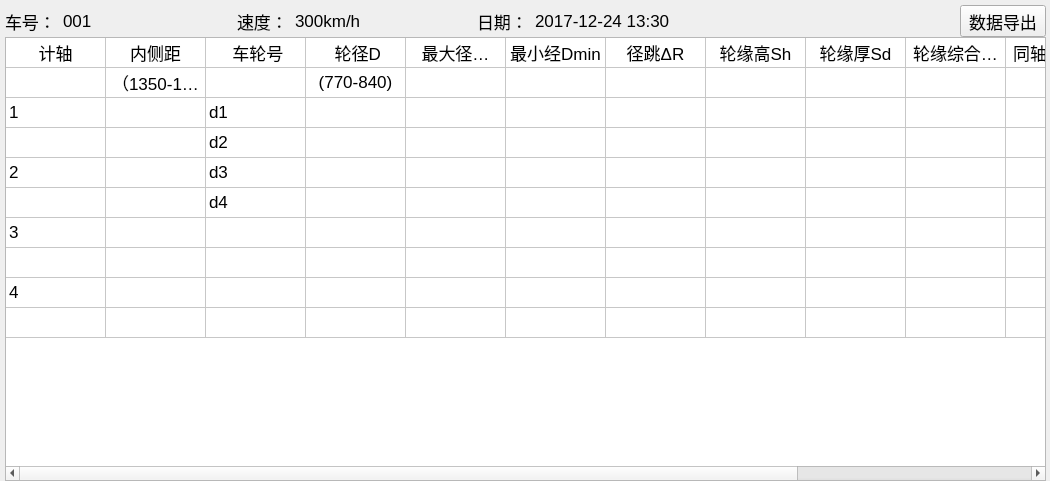
<?xml version="1.0" encoding="UTF-8"?>
<ui version="4.0">
 <class>DlgTrainTable</class>
 <widget class="QDialog" name="DlgTrainTable">
  <property name="geometry">
   <rect>
    <x>0</x>
    <y>0</y>
    <width>1050</width>
    <height>481</height>
   </rect>
  </property>
  <property name="windowTitle">
   <string>列车数据</string>
  </property>
  <widget class="QWidget" name="verticalLayoutWidget">
   <property name="geometry">
    <rect>
     <x>0</x>
     <y>0</y>
     <width>1051</width>
     <height>481</height>
    </rect>
   </property>
   <layout class="QVBoxLayout" name="mainLayout" stretch="1,4">
    <property name="spacing">
     <number>0</number>
    </property>
    <property name="leftMargin">
     <number>5</number>
    </property>
    <property name="topMargin">
     <number>5</number>
    </property>
    <property name="rightMargin">
     <number>5</number>
    </property>
    <item>
     <layout class="QHBoxLayout" name="horizontalLayout" stretch="1,1,2,1,1,2,1,1,5,0">
      <item>
       <widget class="QLabel" name="label">
        <property name="font">
         <font>
          <pointsize>13</pointsize>
         </font>
        </property>
        <property name="text">
         <string>车号：</string>
        </property>
       </widget>
      </item>
      <item>
       <widget class="QLabel" name="lblTrain">
        <property name="font">
         <font>
          <pointsize>13</pointsize>
         </font>
        </property>
        <property name="text">
         <string>001</string>
        </property>
       </widget>
      </item>
      <item>
       <spacer name="horizontalSpacer">
        <property name="orientation">
         <enum>Qt::Horizontal</enum>
        </property>
        <property name="sizeHint" stdset="0">
         <size>
          <width>40</width>
          <height>20</height>
         </size>
        </property>
       </spacer>
      </item>
      <item>
       <widget class="QLabel" name="label_2">
        <property name="font">
         <font>
          <pointsize>13</pointsize>
         </font>
        </property>
        <property name="text">
         <string>速度：</string>
        </property>
       </widget>
      </item>
      <item>
       <widget class="QLabel" name="label_5">
        <property name="font">
         <font>
          <pointsize>13</pointsize>
         </font>
        </property>
        <property name="text">
         <string>300km/h</string>
        </property>
       </widget>
      </item>
      <item>
       <spacer name="horizontalSpacer_2">
        <property name="orientation">
         <enum>Qt::Horizontal</enum>
        </property>
        <property name="sizeHint" stdset="0">
         <size>
          <width>40</width>
          <height>20</height>
         </size>
        </property>
       </spacer>
      </item>
      <item>
       <widget class="QLabel" name="label_3">
        <property name="font">
         <font>
          <pointsize>13</pointsize>
         </font>
        </property>
        <property name="text">
         <string>日期：</string>
        </property>
       </widget>
      </item>
      <item>
       <widget class="QLabel" name="lblDateTime">
        <property name="font">
         <font>
          <pointsize>13</pointsize>
         </font>
        </property>
        <property name="text">
         <string>2017-12-24 13:30</string>
        </property>
       </widget>
      </item>
      <item>
       <spacer name="horizontalSpacer_3">
        <property name="orientation">
         <enum>Qt::Horizontal</enum>
        </property>
        <property name="sizeHint" stdset="0">
         <size>
          <width>40</width>
          <height>20</height>
         </size>
        </property>
       </spacer>
      </item>
      <item>
       <widget class="QToolButton" name="btnDatasExport">
        <property name="font">
         <font>
          <pointsize>13</pointsize>
         </font>
        </property>
        <property name="text">
         <string>数据导出</string>
        </property>
        <property name="icon">
         <iconset resource="../images.qrc">
          <normaloff>:/images/3Doutput.png</normaloff>:/images/3Doutput.png</iconset>
        </property>
        <property name="iconSize">
         <size>
          <width>40</width>
          <height>40</height>
         </size>
        </property>
        <property name="toolButtonStyle">
         <enum>Qt::ToolButtonTextBesideIcon</enum>
        </property>
       </widget>
      </item>
     </layout>
    </item>
    <item>
     <widget class="QTableWidget" name="tableWidget">
      <property name="font">
       <font>
        <pointsize>13</pointsize>
       </font>
      </property>
      <attribute name="horizontalHeaderVisible">
       <bool>false</bool>
      </attribute>
      <attribute name="verticalHeaderVisible">
       <bool>false</bool>
      </attribute>
      <row>
       <property name="text">
        <string>1</string>
       </property>
      </row>
      <row>
       <property name="text">
        <string>2</string>
       </property>
      </row>
      <row>
       <property name="text">
        <string>3</string>
       </property>
      </row>
      <row>
       <property name="text">
        <string>4</string>
       </property>
      </row>
      <row>
       <property name="text">
        <string>5</string>
       </property>
      </row>
      <row>
       <property name="text">
        <string>6</string>
       </property>
      </row>
      <row>
       <property name="text">
        <string>7</string>
       </property>
      </row>
      <row>
       <property name="text">
        <string>8</string>
       </property>
      </row>
      <row>
       <property name="text">
        <string>9</string>
       </property>
      </row>
      <row>
       <property name="text">
        <string>10</string>
       </property>
      </row>
      <column>
       <property name="text">
        <string>计轴</string>
       </property>
      </column>
      <column>
       <property name="text">
        <string>内侧距</string>
       </property>
      </column>
      <column>
       <property name="text">
        <string>车轮号</string>
       </property>
      </column>
      <column>
       <property name="text">
        <string>轮径</string>
       </property>
      </column>
      <column>
       <property name="text">
        <string>最大径Dmax</string>
       </property>
      </column>
      <column>
       <property name="text">
        <string>最小径Dmin</string>
       </property>
      </column>
      <column>
       <property name="text">
        <string>径跳</string>
       </property>
      </column>
      <column>
       <property name="text">
        <string>轮缘高Sh</string>
       </property>
      </column>
      <column>
       <property name="text">
        <string>轮缘厚Sd</string>
       </property>
      </column>
      <column>
       <property name="text">
        <string>轮缘综合值Qr</string>
       </property>
      </column>
      <column>
       <property name="text">
        <string>同轴轮径差ΔD1</string>
       </property>
      </column>
      <column>
       <property name="text">
        <string>同架轮径差ΔD2</string>
       </property>
      </column>
      <column>
       <property name="text">
        <string>同车轮径差ΔD3</string>
       </property>
      </column>
      <item row="0" column="0">
       <property name="text">
        <string>计轴</string>
       </property>
       <property name="textAlignment">
        <set>AlignCenter</set>
       </property>
      </item>
      <item row="0" column="1">
       <property name="text">
        <string>内侧距</string>
       </property>
       <property name="textAlignment">
        <set>AlignCenter</set>
       </property>
      </item>
      <item row="0" column="2">
       <property name="text">
        <string> 车轮号</string>
       </property>
       <property name="textAlignment">
        <set>AlignCenter</set>
       </property>
      </item>
      <item row="0" column="3">
       <property name="text">
        <string> 轮径D</string>
       </property>
       <property name="textAlignment">
        <set>AlignCenter</set>
       </property>
      </item>
      <item row="0" column="4">
       <property name="text">
        <string>最大径Dmax</string>
       </property>
       <property name="textAlignment">
        <set>AlignCenter</set>
       </property>
      </item>
      <item row="0" column="5">
       <property name="text">
        <string>最小经Dmin</string>
       </property>
       <property name="textAlignment">
        <set>AlignCenter</set>
       </property>
      </item>
      <item row="0" column="6">
       <property name="text">
        <string>径跳ΔR</string>
       </property>
       <property name="textAlignment">
        <set>AlignCenter</set>
       </property>
      </item>
      <item row="0" column="7">
       <property name="text">
        <string>轮缘高Sh</string>
       </property>
       <property name="textAlignment">
        <set>AlignCenter</set>
       </property>
      </item>
      <item row="0" column="8">
       <property name="text">
        <string>轮缘厚Sd</string>
       </property>
       <property name="textAlignment">
        <set>AlignCenter</set>
       </property>
      </item>
      <item row="0" column="9">
       <property name="text">
        <string>轮缘综合值Qr</string>
       </property>
       <property name="textAlignment">
        <set>AlignCenter</set>
       </property>
      </item>
      <item row="0" column="10">
       <property name="text">
        <string>同轴轮径差ΔD1</string>
       </property>
       <property name="textAlignment">
        <set>AlignCenter</set>
       </property>
      </item>
      <item row="0" column="11">
       <property name="text">
        <string>同架轮径差ΔD2</string>
       </property>
       <property name="textAlignment">
        <set>AlignCenter</set>
       </property>
      </item>
      <item row="0" column="12">
       <property name="text">
        <string>同车轮径差ΔD3</string>
       </property>
       <property name="textAlignment">
        <set>AlignCenter</set>
       </property>
      </item>
      <item row="1" column="1">
       <property name="text">
        <string>（1350-1356）</string>
       </property>
       <property name="textAlignment">
        <set>AlignCenter</set>
       </property>
      </item>
      <item row="1" column="3">
       <property name="text">
        <string>(770-840)</string>
       </property>
       <property name="textAlignment">
        <set>AlignCenter</set>
       </property>
      </item>
      <item row="2" column="0">
       <property name="text">
        <string>1</string>
       </property>
      </item>
      <item row="2" column="2">
       <property name="text">
        <string>d1</string>
       </property>
      </item>
      <item row="3" column="2">
       <property name="text">
        <string>d2</string>
       </property>
      </item>
      <item row="4" column="0">
       <property name="text">
        <string>2</string>
       </property>
      </item>
      <item row="4" column="2">
       <property name="text">
        <string>d3</string>
       </property>
      </item>
      <item row="5" column="2">
       <property name="text">
        <string>d4</string>
       </property>
      </item>
      <item row="6" column="0">
       <property name="text">
        <string>3</string>
       </property>
      </item>
      <item row="8" column="0">
       <property name="text">
        <string>4</string>
       </property>
      </item>
     </widget>
    </item>
   </layout>
  </widget>
 </widget>
 <resources>
  <include location="../images.qrc"/>
 </resources>
 <connections/>
</ui>
